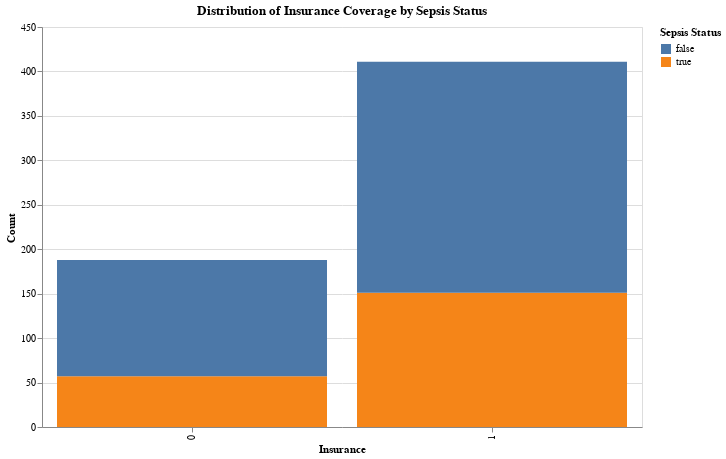

Notebook cell for this chart:
### Markdown cell above
**3. Are there any differences in the distribution of Insurance coverage between patients with and without sepsis?**

### Code cell
# Create stacked bar chart for Insurance coverage by Sepsis Status
stacked_bar_insurance = alt.Chart(train_data).mark_bar().encode(
    x=alt.X('Insurance:O', title='Insurance'),
    y=alt.Y('count()', title='Count'),
    color=alt.Color('Target_Sepsis:N', title='Sepsis Status')
).properties(
    width=600,
    height=400,
    title='Distribution of Insurance Coverage by Sepsis Status'
)

stacked_bar_insurance

### Figure 1 — Vega-Lite specification as saved in the notebook (floating-point values rounded to 4 significant figures; data arrays with more than 128 entries replaced by an {"elided": "..."} marker saying what was removed)
{"config": {"view": {"continuousWidth": 300, "continuousHeight": 300}}, "data": {"name": "data-191fa44c937c5f67050ccc865755dc2c"}, "mark": {"type": "bar"}, "encoding": {"color": {"field": "Target_Sepsis", "title": "Sepsis Status", "type": "nominal"}, "x": {"field": "Insurance", "title": "Insurance", "type": "ordinal"}, "y": {"aggregate": "count", "title": "Count", "type": "quantitative"}}, "height": 400, "title": "Distribution of Insurance Coverage by Sepsis Status", "width": 600, "$schema": "https://vega.github.io/schema/vega-lite/v5.17.0.json", "datasets": {"data-191fa44c937c5f67050ccc865755dc2c": {"elided": "599 records"}}}
